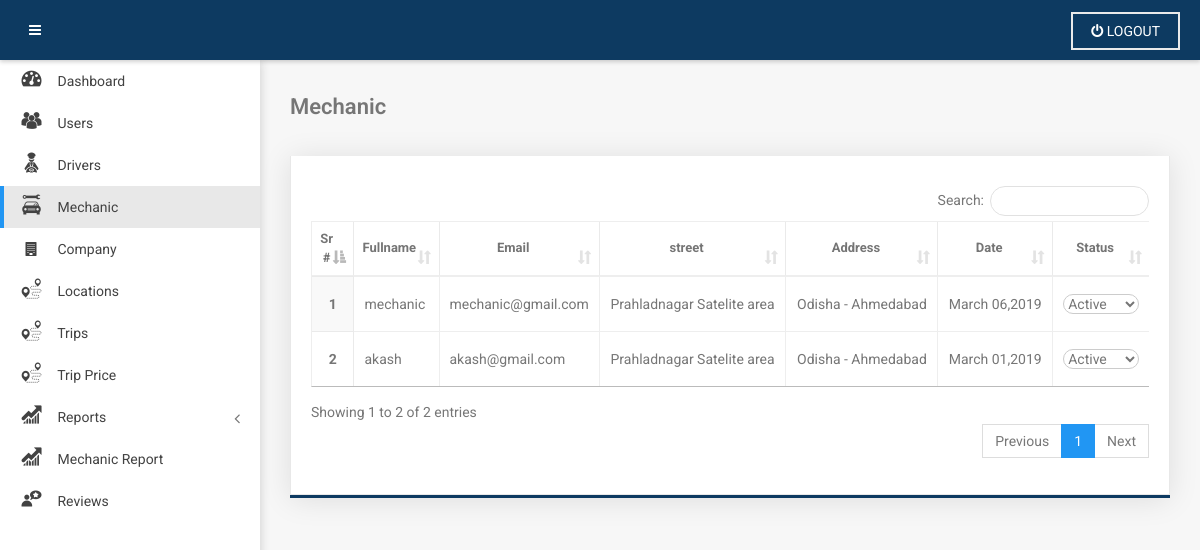
Page /mechanicList.php (signed in) on the committed database.
### tables this page shows
CREATE TABLE `tbl_users` (
  `mechanic_id` int(11) NOT NULL,
  `full_name` varchar(100) NOT NULL,
  `phone_no` varchar(20) NOT NULL,
  `email_id` varchar(50) NOT NULL,
  `pwd` varchar(50) NOT NULL,
  `con_pwd` varchar(50) NOT NULL,
  `street` varchar(50) NOT NULL,
  `city` varchar(50) NOT NULL,
  `state` varchar(50) NOT NULL,
  `country` varchar(50) NOT NULL,
  `date_time` date NOT NULL,
  `status` enum('active','deactive') NOT NULL DEFAULT 'deactive'
);

### mechanicList.php (the view, shortened to what this page needs)
<?php
require_once 'adminHeader.php';?>
<div class="page-container row-fluid container-fluid">
    <?php include 'adminSidemenu.php';?>
    <section id="main-content" class=" ">
        <div class="wrapper main-wrapper row" style=''>
            <div class='col-xs-12'>
                <div class="page-title">
                    <div class="pull-left">
                        <h1 class="title">Mechanic</h1>
                    </div>
                </div>
            </div>
            <div class="clearfix"></div>
            <div class="col-lg-12">
                <section class="box has-border-left-3">
                    <div class="content-body">
                        <div class="row">
                            <div class="col-xs-12">
                                <div class="table-responsive">
                                    <table id="example" class="table table-small-font no-mb table-bordered table-striped">
                                        <thead>
                                            <tr>
                                                <th class="no-sort">Sr #</th>
                                                <th class="text-left">Fullname</th>
                                                <th class="no-sort">Email</th>
                                                <th class="no-sort">street</th>
                                                <th>Address</th>
                                                <th>Date</th>
                                                <th>Status</th>
                                            </tr>
                                        </thead>
                                        <tbody>
                                        <?php
                                            $selectUser = "SELECT * FROM `tbl_users` ORDER BY `tbl_users`.`date_time` DESC";
                                            $resultselectUser = $db->query($selectUser);
                                            if($resultselectUser->num_rows > 0){
                                                $count = 1;
                                            while ($dataselectUser = $resultselectUser->fetch_assoc()) { ?>
                                            <tr>
                                                <th class="text-center"><?php echo $count++;?></th>
                                                <td><?php echo $dataselectUser['full_name']; ?></td>
                                                <td><?php echo $dataselectUser['email_id'];?></td>
                                                <td class="text-center" ><?php echo $dataselectUser['street'];?></td>
                                                <td class="text-center"><?php echo $dataselectUser['state'].' - '.$dataselectUser['city'];?></td>
                                                <td class="text-center"><?php echo date_format(date_create($dataselectUser['date_time']),"F d,Y");?></td>
                                                <td class="text-center">
                                                <select style="border: 1px solid #ccc;background-color: white;border-radius: 500px;" class="selectID" id="<?php echo $dataselectUser['mechanic_id'];?>">
                                                    <option value="active" <?php if($dataselectUser['status'] == 'active'){ echo 'selected';}?>>Active</option>
                                                </select></td>
                                            </tr>
                                        <?php } } ?>
                                        </tbody>
                                    </table>
                                </div>
                            </div>
                        </div>
                    </div>
                </section>
            </div>
        </div>
    </section>
</div>
<?php require_once 'adminFooter.php';?>

### rows in the picture
tbl_users: full_name "mechanic", email "mechanic@gmail.com", street "Prahladnagar Satelite area", state "Odisha", city "Ahmedabad", date_time "March 06,2019", status+mechanic_id "Active"
tbl_users: full_name "akash", email "akash@gmail.com", street "Prahladnagar Satelite area", state "Odisha", city "Ahmedabad", date_time "March 01,2019", status+mechanic_id "Active"
